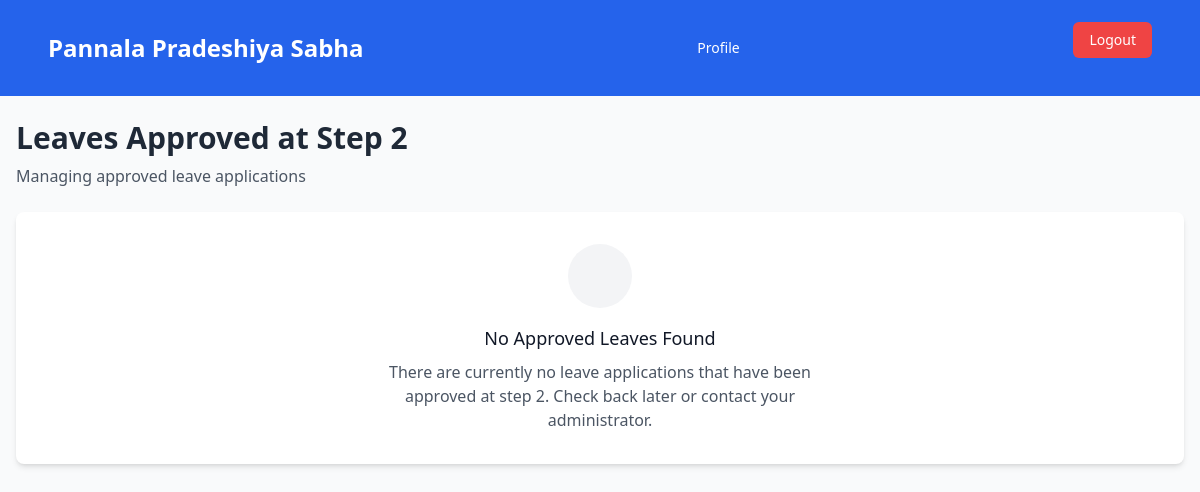
Before: /admin/reports.php (signed in) with the older database file.
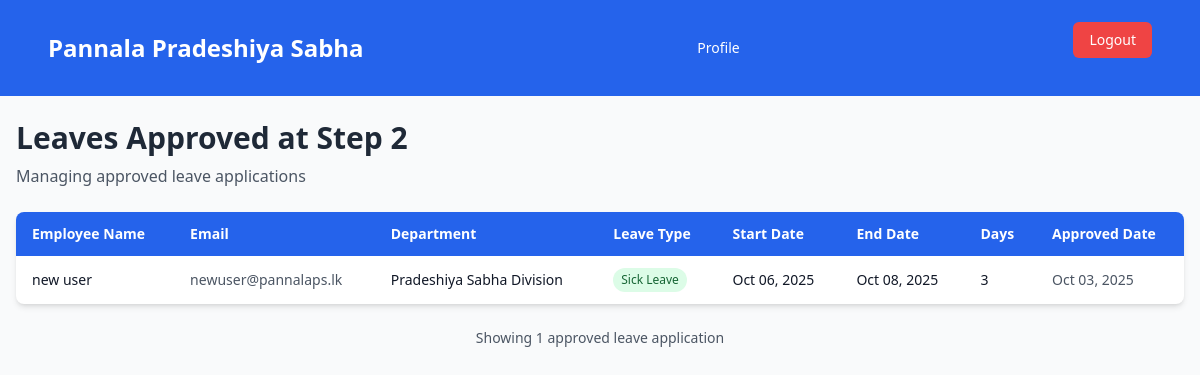
After: the same page with the newer database file.
### tables this page shows
CREATE TABLE `wp_leave_request` (
  `request_id` int NOT NULL,
  `user_id` int NOT NULL,
  `leave_type` varchar(50) DEFAULT NULL,
  `leave_start_date` date NOT NULL,
  `leave_end_date` date NOT NULL,
  `number_of_days` int NOT NULL,
  `reason` text,
  `substitute` varchar(255) DEFAULT NULL,
  `status` int DEFAULT NULL COMMENT '1-pending, 2-accept, 3-reject',
  `step_1_approver_id` int DEFAULT NULL,
  `step_1_status` enum('pending','approved','rejected') DEFAULT 'pending',
  `step_1_date` datetime DEFAULT NULL,
  `step_2_approver_id` int DEFAULT NULL,
  `step_2_status` enum('pending','approved','rejected') DEFAULT 'pending',
  `step_2_date` datetime DEFAULT NULL,
  `step_3_approver_id` int DEFAULT NULL,
  `step_3_status` enum('pending','approved','rejected') DEFAULT 'pending',
  `step_3_date` datetime DEFAULT NULL,
  `final_status` enum('pending','approved','rejected') DEFAULT 'pending',
  `created_at` timestamp NOT NULL DEFAULT CURRENT_TIMESTAMP,
  `updated_at` timestamp NOT NULL DEFAULT CURRENT_TIMESTAMP ON UPDATE CURRENT_TIMESTAMP,
  `sub_office` varchar(255) NOT NULL,
  `office_type` enum('head','sub') DEFAULT 'head',
  `rejection_remark` text,
  `department_id` int DEFAULT NULL
);

CREATE TABLE `wp_pradeshiya_sabha_users` (
  `ID` int NOT NULL,
  `username` varchar(255) NOT NULL,
  `password` varchar(255) NOT NULL,
  `first_name` varchar(255) NOT NULL,
  `last_name` varchar(255) NOT NULL,
  `gender` enum('Male','Female') NOT NULL,
  `email` varchar(255) NOT NULL,
  `address` text NOT NULL,
  `NIC` varchar(12) NOT NULL,
  `service_number` varchar(50) NOT NULL,
  `phone_number` varchar(20) DEFAULT NULL,
  `designation` varchar(255) NOT NULL,
  `sub_office` varchar(255) NOT NULL,
  `date_of_joining` date NOT NULL,
  `created_at` timestamp NOT NULL DEFAULT CURRENT_TIMESTAMP,
  `updated_at` timestamp NOT NULL DEFAULT CURRENT_TIMESTAMP ON UPDATE CURRENT_TIMESTAMP,
  `leave_balance` int NOT NULL DEFAULT '20',
  `duty_leave_count` int DEFAULT '0',
  `casual_leave_balance` int DEFAULT '7',
  `sick_leave_balance` int DEFAULT '7',
  `department_id` int DEFAULT NULL,
  `designation_id` int DEFAULT NULL
);

CREATE TABLE `wp_departments` (
  `department_id` int NOT NULL,
  `department_name` varchar(255) NOT NULL
);

### admin/reports.php (the view, shortened to what the changed rows need)
<?php
require "../includes/dbconfig.php";
$sql = "
    SELECT lr.*, u.first_name, u.last_name, u.email, d.department_name
    FROM wp_leave_request lr
    JOIN wp_pradeshiya_sabha_users u ON lr.user_id = u.ID
    LEFT JOIN wp_departments d ON u.department_id = d.department_id
    WHERE lr.step_2_status = 'approved'
    ORDER BY lr.step_2_date DESC
";
$stmt = $conn->prepare($sql);
$stmt->execute();
$result = $stmt->get_result();
?>
<!DOCTYPE html>
<html lang="en">
<head>
    <script src="https://cdn.tailwindcss.com"></script>
</head>
<body class="bg-gray-50 min-h-screen">
    <div class="container mx-auto px-4 py-6 max-w-7xl">
        <div class="mb-6">
            <h1 class="text-2xl md:text-3xl font-bold text-gray-800 mb-2">
                Leaves Approved at Step 2
            </h1>
        </div>
        <?php if ($result->num_rows > 0): ?>
            <div class="hidden lg:block">
                <div class="bg-white rounded-lg shadow-md overflow-hidden">
                    <table class="min-w-full">
                        <thead class="bg-blue-600 text-white">
                            <tr>
                                <th class="py-3 px-4 text-left text-sm font-semibold">Employee Name</th>
                                <th class="py-3 px-4 text-left text-sm font-semibold">Email</th>
                                <th class="py-3 px-4 text-left text-sm font-semibold">Department</th>
                                <th class="py-3 px-4 text-left text-sm font-semibold">Leave Type</th>
                                <th class="py-3 px-4 text-left text-sm font-semibold">Start Date</th>
                                <th class="py-3 px-4 text-left text-sm font-semibold">End Date</th>
                                <th class="py-3 px-4 text-left text-sm font-semibold">Days</th>
                                <th class="py-3 px-4 text-left text-sm font-semibold">Approved Date</th>
                            </tr>
                        </thead>
                        <tbody class="divide-y divide-gray-200">
                            <?php while ($row = $result->fetch_assoc()): ?>
                                <tr class="hover:bg-gray-50 transition-colors">
                                    <td class="py-3 px-4 text-sm text-gray-900">
                                        <?= htmlspecialchars($row['first_name'] . ' ' . $row['last_name']) ?>
                                    </td>
                                    <td class="py-3 px-4 text-sm text-gray-600">
                                        <?= htmlspecialchars($row['email']) ?>
                                    </td>
                                    <td class="py-3 px-4 text-sm text-gray-900">
                                        <?= htmlspecialchars($row['department_name'] ?? 'N/A') ?>
                                    </td>
                                    <td class="py-3 px-4 text-sm">
                                        <span class="inline-flex px-2 py-1 text-xs font-medium bg-green-100 text-green-800 rounded-full">
                                            <?= htmlspecialchars($row['leave_type']) ?>
                                        </span>
                                    </td>
                                    <td class="py-3 px-4 text-sm text-gray-900">
                                        <?= htmlspecialchars(date('M d, Y', strtotime($row['leave_start_date']))) ?>
                                    </td>
                                    <td class="py-3 px-4 text-sm text-gray-900">
                                        <?= htmlspecialchars(date('M d, Y', strtotime($row['leave_end_date']))) ?>
                                    </td>
                                    <td class="py-3 px-4 text-sm font-medium text-gray-900">
                                        <?= htmlspecialchars($row['number_of_days']) ?>
                                    </td>
                                    <td class="py-3 px-4 text-sm text-gray-600">
                                        <?= htmlspecialchars(date('M d, Y', strtotime($row['step_2_date']))) ?>
                                    </td>
                                </tr>
                            <?php endwhile; ?>
                        </tbody>
                    </table>
                </div>
            </div>
                <?php
                $result->data_seek(0);
                ?>
            <div class="mt-6 text-center">
                <p class="text-sm text-gray-600">
                    Showing <?= $result->num_rows ?> approved leave application<?= $result->num_rows !== 1 ? 's' : '' ?>
                </p>
            </div>
        <?php else: ?>
            <div class="bg-white rounded-lg shadow-md p-8 text-center">
                <div class="mx-auto w-16 h-16 bg-gray-100 rounded-full flex items-center justify-center mb-4">
                </div>
                <h3 class="text-lg font-medium text-gray-900 mb-2">No Approved Leaves Found</h3>
                <p class="text-gray-600 max-w-md mx-auto">
                    There are currently no leave applications that have been approved at step 2.
                    Check back later or contact your administrator.
                </p>
            </div>
        <?php endif; ?>
    </div>
</body>
</html>

Changed rows visible on the page:
added wp_leave_request: user.last_name "new user", user.email "newuser@pannalaps.lk", department.department_name "Pradeshiya Sabha Division", leave_type "Sick Leave", leave_start_date "Oct 06, 2025", leave_end_date "Oct 08, 2025", number_of_days "3", step_2_date "Oct 03, 2025"
Other visible differences:
$result->num_rows: (not shown) → "1"
text no longer shown: "No Approved Leaves Found There are currently no leave applications that have been approved at step 2. Check back later or contact your administrator."
text now shown: "Employee Name Email Department Leave Type Start Date End Date Days Approved Date Showing approved leave application"
